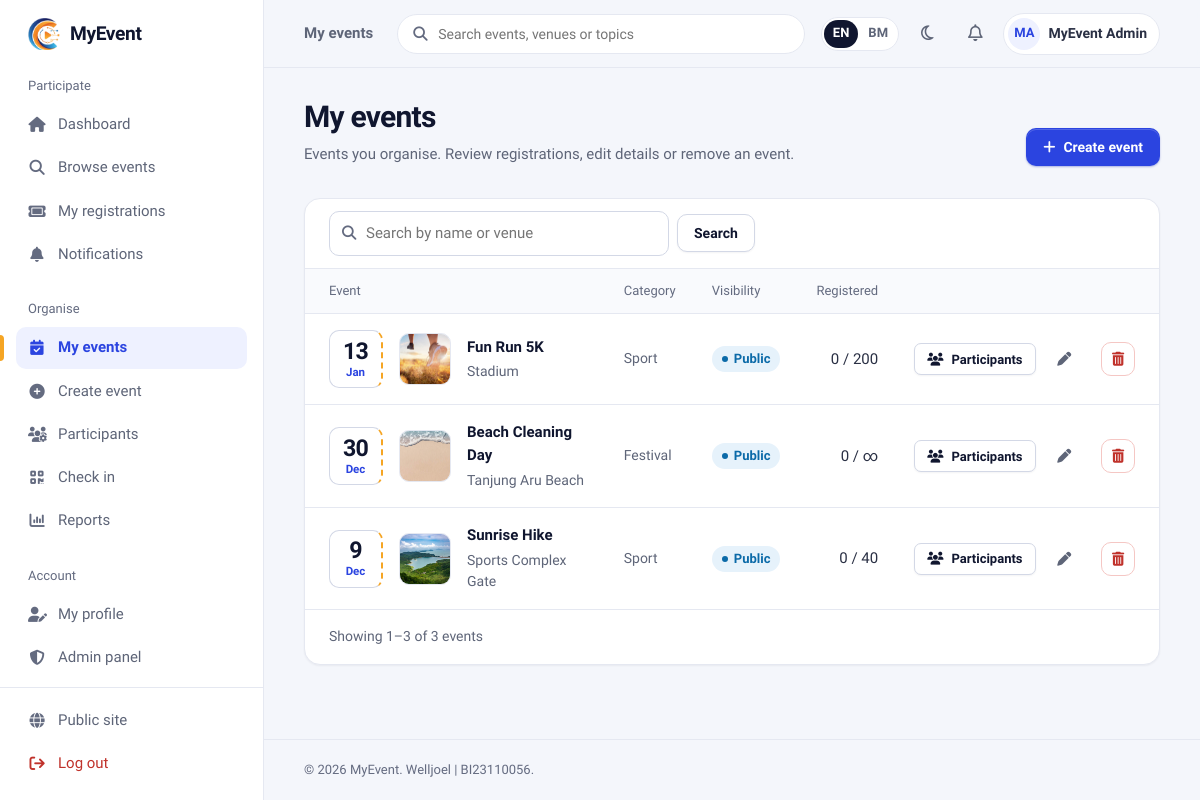
The app's page /users/my_events.php (signed in) with its own data.
### tables this page shows
CREATE TABLE IF NOT EXISTS `users` (
  `user_id` int(11) NOT NULL AUTO_INCREMENT,
  `category` enum('Staff','Student','Public') NOT NULL,
  `name` varchar(255) NOT NULL,
  `email` varchar(255) NOT NULL,
  `phone` varchar(20) DEFAULT NULL,
  `organization` varchar(255) NOT NULL,
  `recommend_events` text DEFAULT NULL,
  `password` varchar(255) NOT NULL,
  `role` enum('Admin','User') NOT NULL DEFAULT 'User',
  `created_at` timestamp NOT NULL DEFAULT current_timestamp(),
  `bio` text DEFAULT NULL,
  `profile_pic` varchar(255) DEFAULT NULL,
  `email_participant` tinyint(1) NOT NULL DEFAULT 1 COMMENT 'Emails about my own registrations and events I joined',
  `email_organiser` tinyint(1) NOT NULL DEFAULT 1 COMMENT 'Emails when people register for events I organise',
  `locale` varchar(5) DEFAULT NULL COMMENT 'Interface and email language: en or ms (NULL = not chosen yet)',
  PRIMARY KEY (`user_id`),
  UNIQUE KEY `email` (`email`)
);

CREATE TABLE IF NOT EXISTS `events` (
  `event_id` int(11) NOT NULL AUTO_INCREMENT,
  `event_name` varchar(255) NOT NULL,
  `description` text DEFAULT NULL,
  `contact_no` varchar(20) DEFAULT NULL,
  `category_id` int(10) unsigned DEFAULT NULL,
  `venue` varchar(255) NOT NULL,
  `event_date` date NOT NULL,
  `event_time` time NOT NULL,
  `end_time` time DEFAULT NULL,
  `mode` enum('Physical','Online','Hybrid') NOT NULL DEFAULT 'Physical',
  `remarks` text DEFAULT NULL,
  `visibility` enum('Public','Private') NOT NULL DEFAULT 'Public',
  `poster_path` varchar(255) DEFAULT NULL,
  `created_by` int(11) DEFAULT NULL,
  `created_at` timestamp NOT NULL DEFAULT current_timestamp(),
  `fee` decimal(10,2) NOT NULL DEFAULT 0.00,
  `reg_close_date` date DEFAULT NULL,
  `max_participants` int(11) NOT NULL DEFAULT 0,
  PRIMARY KEY (`event_id`),
  KEY `category_id` (`category_id`),
  KEY `fk_events_createdby` (`created_by`),
  KEY `idx_events_date` (`event_date`),
  CONSTRAINT `events_ibfk_1` FOREIGN KEY (`category_id`) REFERENCES `event_category` (`category_id`) ON DELETE SET NULL ON UPDATE CASCADE,
  CONSTRAINT `fk_events_createdby` FOREIGN KEY (`created_by`) REFERENCES `users` (`user_id`) ON DELETE SET NULL ON UPDATE CASCADE,
  CONSTRAINT `chk_events_fee` CHECK (`fee` >= 0),
  CONSTRAINT `chk_events_capacity` CHECK (`max_participants` >= 0)
);

CREATE TABLE IF NOT EXISTS `event_category` (
  `category_id` int(10) unsigned NOT NULL AUTO_INCREMENT,
  `categoryName` varchar(100) NOT NULL,
  `categoryDesc` varchar(100) NOT NULL,
  `createDate` timestamp NOT NULL DEFAULT current_timestamp(),
  PRIMARY KEY (`category_id`)
);

### users/my_events.php (the view, shortened to what the rows shown need)
<?php
require_once __DIR__ . '/../config.php';
$user_id = current_user_id();
$where = 'e.created_by = ?';
$types = 'i';
$params = [$user_id];
$total = (int) db_value($conn, "SELECT COUNT(*) FROM events e WHERE $where", $types, $params);
$p = paginate($total, 10);
$rows = db_all($conn,
    "SELECT e.event_id, e.event_name, e.event_date, e.venue, e.visibility, e.max_participants, e.poster_path,
            c.categoryName,
            (SELECT COUNT(*) FROM registrations r WHERE r.event_id = e.event_id AND r.approval_status <> 'Rejected') AS taken,
            (SELECT COUNT(*) FROM registrations r WHERE r.event_id = e.event_id AND r.approval_status = 'Pending') AS pending
     FROM events e
     LEFT JOIN event_category c ON c.category_id = e.category_id
     WHERE $where
     ORDER BY e.event_date DESC
     LIMIT ? OFFSET ?", $types . 'ii', array_merge($params, [$p['per_page'], $p['offset']]));
include ROOT_PATH . '/include/layout/app_start.php';
?>
<div class="page-header">
    <div>
        <h1><?= t('My events') ?></h1>
    </div>
</div>
<section class="card">
    <?php if ($rows): ?>
        <div class="table-wrap">
            <table class="table">
                <thead>
                    <tr>
                        <th scope="col"><?= t('Event') ?></th>
                        <th scope="col"><?= t('Category') ?></th>
                        <th scope="col"><?= t('Visibility') ?></th>
                        <th scope="col" class="num"><?= t('Registered') ?></th>
                        <th scope="col" class="actions"><span class="sr-only"><?= t('Actions') ?></span></th>
                    </tr>
                </thead>
                <tbody>
                <?php foreach ($rows as $row): ?>
                    <tr>
                        <td>
                            <div class="event-cell">
                                <?= datestub($row['event_date']) ?>
                                <img class="thumb" src="<?= e(poster_url($row['poster_path'])) ?>" alt="" loading="lazy">
                                <div>
                                    <a class="event-cell-title" href="<?= e(BASE_URL) ?>event_detail.php?id=<?= (int) $row['event_id'] ?>"><?= e($row['event_name']) ?></a>
                                    <div class="event-cell-meta"><?= e($row['venue']) ?></div>
                                </div>
                            </div>
                        </td>
                        <td class="cell-muted"><?= e($row['categoryName'] ?? __('Uncategorised')) ?></td>
                        <td><?= status_badge($row['visibility']) ?></td>
                        <td class="num">
                            <?= (int) $row['taken'] ?> / <?= (int) $row['max_participants'] > 0 ? (int) $row['max_participants'] : '&infin;' ?>
                        </td>
                        <td class="actions">
                            <a class="btn btn-secondary btn-sm" href="manage_participants.php?event_id=<?= (int) $row['event_id'] ?>"><i class="fa-solid fa-users"></i> <?= t('Participants') ?></a>
                            <a class="btn btn-ghost btn-icon" href="edit_event.php?id=<?= (int) $row['event_id'] ?>" title="<?= t('Edit event') ?>" aria-label="<?= t('Edit {name}', ['name' => $row['event_name']]) ?>"><i class="fa-solid fa-pen"></i></a>
                            <form method="POST" data-confirm="<?= t('Delete this event? All of its registrations will be removed too.') ?>">
                                <button type="submit" name="delete_event" value="1" class="btn btn-danger btn-icon" title="<?= t('Delete event') ?>" aria-label="<?= t('Delete {name}', ['name' => $row['event_name']]) ?>"><i class="fa-solid fa-trash-can"></i></button>
                            </form>
                        </td>
                    </tr>
                <?php endforeach; ?>
                </tbody>
            </table>
        </div>
    <?php endif; ?>
</section>
<?php include ROOT_PATH . '/include/layout/app_end.php'; ?>

### include/layout/app_start.php (shortened to what the rows shown need)
<?php
$nav_area   = $nav_area ?? 'user';
$__uid    = current_user_id();
$__me     = db_all($conn, 'SELECT name, profile_pic FROM users WHERE user_id = ?', 'i', [$__uid])[0]
            ?? ['name' => $_SESSION['name'] ?? '', 'profile_pic' => null];
$__avatar = avatar_url($__me['profile_pic']);
$u = BASE_URL;
$__profileUrl = $nav_area === 'admin' ? $u . 'admin/profile.php' : $u . 'users/profile.php';
?>
<!DOCTYPE html>
<html lang="<?= e(html_lang()) ?>">
<head>
    <link rel="stylesheet" href="https://cdnjs.cloudflare.com/ajax/libs/font-awesome/6.5.0/css/all.min.css">
    <link rel="stylesheet" href="<?= e($u) ?>assets/css/app.css?v=16">
</head>
<body class="app">
<div class="app-shell">
    <header class="topbar">
        <div class="topbar-actions">
            <a class="user-chip" href="<?= e($__profileUrl) ?>">
                <?php if ($__avatar): ?>
                    <img class="avatar" src="<?= e($__avatar) ?>" alt="">
                <?php else: ?>
                    <span class="avatar" aria-hidden="true"><?= e(initials($__me['name'])) ?></span>
                <?php endif; ?>
                <span class="user-chip-name"><?= e($__me['name']) ?></span>
            </a>
        </div>
    </header>
    <main class="app-main" id="main">

### include/helpers.php (shortened to what the rows shown need)
<?php
function poster_url(?string $file): string
{
    if ($file && basename($file) === $file) {
        foreach ([POSTER_DIR, 'assets/img'] as $dir) {
            if (is_file(ROOT_PATH . '/' . $dir . '/' . $file)) {
                return BASE_URL . $dir . '/' . rawurlencode($file);
            }
        }
    }
    return BASE_URL . 'assets/img/event-placeholder.svg';
}
function avatar_url(?string $file): ?string
{
    return null;
}
function datestub(?string $date): string
{
    if (!$date || !($ts = strtotime($date))) {
        return '<span class="datestub is-past" aria-label="' . e(__('No date')) . '"><b>–</b><span>' . e(__('TBA')) . '</span></span>';
    }
    $past = date('Y-m-d', $ts) < date('Y-m-d') ? ' is-past' : '';
    return '<span class="datestub' . $past . '" aria-label="' . e(ldate('j F Y', $ts)) . '"><b>'
        . date('j', $ts) . '</b><span>' . e(ldate('M', $ts)) . '</span></span>';
}
function status_badge(?string $status): string
{
    $map = [
        'Approved' => 'badge-success', 'Present' => 'badge-success', 'Public' => 'badge-info',
        'Pending'  => 'badge-warning', 'Private' => 'badge-warning',
        'Rejected' => 'badge-danger',
        'Absent'   => '',
        'Admin'    => 'badge-brand', 'User' => '',
    ];
    $status = $status ?: 'Unknown';
    return '<span class="badge ' . ($map[$status] ?? '') . '">' . e(status_label($status)) . '</span>';
}
function status_label(string $value): string
{
    $labels = [
        'Approved' => __('Approved'), 'Pending' => __('Pending'), 'Rejected' => __('Rejected'),
        'Present' => __('Present'), 'Absent' => __('Absent'),
        'Public' => __('Public'), 'Private' => __('Private'),
        'Admin' => __('Admin'), 'User' => __('User'),
        'Student' => __('Student'), 'Staff' => __('Staff'),
        'Physical' => __('Physical'), 'Online' => __('Online'), 'Hybrid' => __('Hybrid'),
        'Unknown' => __('Unknown'),
    ];
    return $labels[$value] ?? $value;
}
function initials(?string $name): string
{
    $parts = preg_split('/\s+/', trim((string) $name)) ?: [];
    $letters = '';
    foreach (array_slice(array_filter($parts), 0, 2) as $p) {
        $letters .= mb_strtoupper(mb_substr($p, 0, 1));
    }
    return $letters ?: '?';
}
function paginate(int $total, int $perPage = 10, string $param = 'page'): array
{
    $pages = max(1, (int) ceil($total / $perPage));
    $page  = min($pages, max(1, (int) ($_GET[$param] ?? 1)));
    return ['page' => $page, 'per_page' => $perPage, 'total' => $total, 'pages' => $pages, 'offset' => ($page - 1) * $perPage];
}
function db_all(mysqli $conn, string $sql, string $types = '', array $params = []): array
{
    $stmt = $conn->prepare($sql);
    if ($types !== '') {
        $stmt->bind_param($types, ...$params);
    }
    $stmt->execute();
    $rows = $stmt->get_result()->fetch_all(MYSQLI_ASSOC);
    return $rows;
}
function db_value(mysqli $conn, string $sql, string $types = '', array $params = [])
{
    $stmt = $conn->prepare($sql);
    if ($types !== '') {
        $stmt->bind_param($types, ...$params);
    }
    $stmt->execute();
    $row = $stmt->get_result()->fetch_row();
    return $row[0] ?? null;
}

### records on screen
users: name "MA", name "MyEvent Admin"
events: event_date "13", event_date "Jan", poster_path (picture), event_name "Fun Run 5K", venue "Stadium", category.categoryName "Sport", visibility "Public", taken "0", max_participants "200"
events: event_date "30", event_date "Dec", poster_path (picture), event_name "Beach Cleaning Day", venue "Tanjung Aru Beach", category.categoryName "Festival", visibility "Public", taken "0"
events: event_date "9", event_date "Dec", poster_path (picture), event_name "Sunrise Hike", venue "Sports Complex Gate", category.categoryName "Sport", visibility "Public", taken "0", max_participants "40"

### other values on screen
APP_NAME "MyEvent"
$__group "Participate"
$__l[0] "Dashboard"
$__l[0] "Browse events"
$__l[0] "My registrations"
$__l[0] "Notifications"
$__group "Organise"
$__l[0] "My events"
$__l[0] "Create event"
$__l[0] "Participants"
$__l[0] "Check in"
$__l[0] "Reports"
$__group "Account"
$__l[0] "My profile"
$__l[0] "Admin panel"
